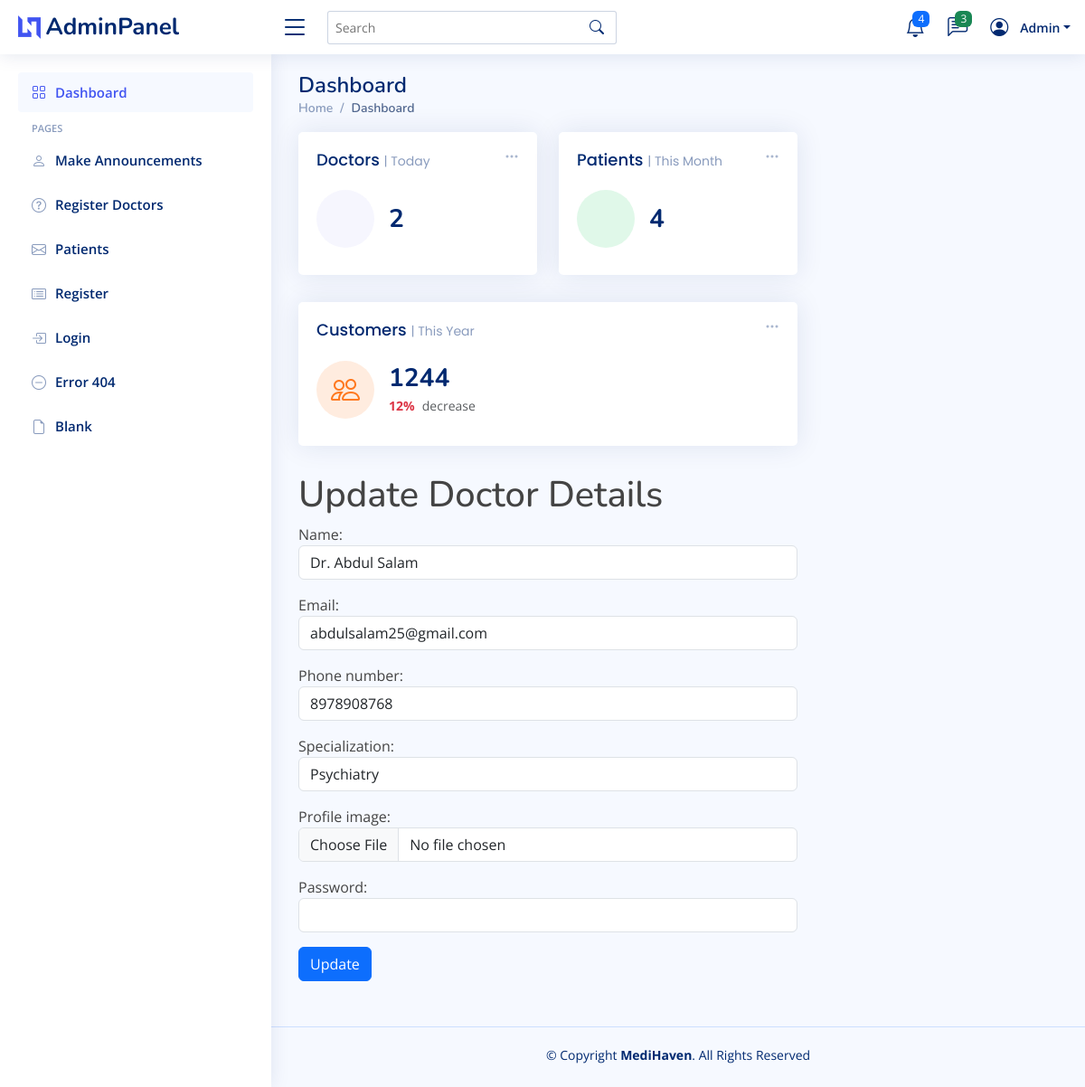
The page /adminuser/doctorupdate/2/ on the database its author committed.
### adminapp/models.py (models this page shows, shortened)
class Doctor(models.Model):
    name = models.CharField(max_length=100)
    email = models.EmailField(unique=True)
    phone_number = models.CharField(max_length=15)
    specialization = models.CharField(max_length=100)
    profile_image = models.ImageField(upload_to='doctor_images/', null=True, blank=True)
    password = models.CharField(max_length=128)  # Use 128 for compatibility with hashed passwords

### adminapp/views.py (the view)
# urls.py: path('doctorupdate/<int:pk>/', views.update_doctor, name='update_doctor'),
def update_doctor(request, pk):
    doctors = Doctor.objects.all()
    patients = Patientregister.objects.all()
    patient_count = patients.count()
    doctor_count = doctors.count()
    doctor = get_object_or_404(Doctor, pk=pk)
    if request.method == 'POST':
        form = DoctorRegistrationForm(request.POST, request.FILES, instance=doctor)
        if form.is_valid():
            form.save()
            return redirect('adminuser')  # Replace 'doctor_list' with your list view name
    else:
        form = DoctorRegistrationForm(instance=doctor)
    context = {
        'doctors': doctors,
        'doctor_count': doctor_count,
        'patients': patients,
        'patient_count': patient_count,
        'form': form,
    }
    return render(request, 'admin/update_doctor.html', context)

### adminapp/forms.py
class DoctorRegistrationForm(forms.ModelForm):
    class Meta:
        model = Doctor
        fields = ['name', 'email', 'phone_number', 'specialization', 'profile_image','password']
        widgets = {
            'name': forms.TextInput(attrs={'class': 'form-control'}),
            'email': forms.EmailInput(attrs={'class': 'form-control'}),
            'phone_number': forms.TextInput(attrs={'class': 'form-control'}),
            'specialization': forms.TextInput(attrs={'class': 'form-control'}),
            'profile_image': forms.FileInput(attrs={'class': 'form-control'}),
            'password': forms.PasswordInput(attrs={'class': 'form-control'}),
        }

### templates/admin/update_doctor.html (shortened to what this page needs)
{% extends 'admin/index.html' %}
{% block update%}
<h1>Update Doctor Details</h1>
<form method="post" enctype="multipart/form-data">
    {{ form.as_p }}
    <button type="submit" class="btn btn-primary">Update</button>
</form>
{% endblock %}

### static/template2/assets/css/style.css (style rules this page uses)
:root { scroll-behavior: smooth; }
body { font-family: "Open Sans", sans-serif; background: #f6f9ff; color: #444444; }
h1, h2, h3, h4, h5, h6 { font-family: "Nunito", sans-serif; }

### rows shown on the page
Doctor: name "Dr. Abdul Salam", email "abdulsalam25@gmail.com", phone_number "8978908768", specialization "Psychiatry"

### other values the page prints
{{ doctor_count }} "2"
{{ patient_count }} "4"
